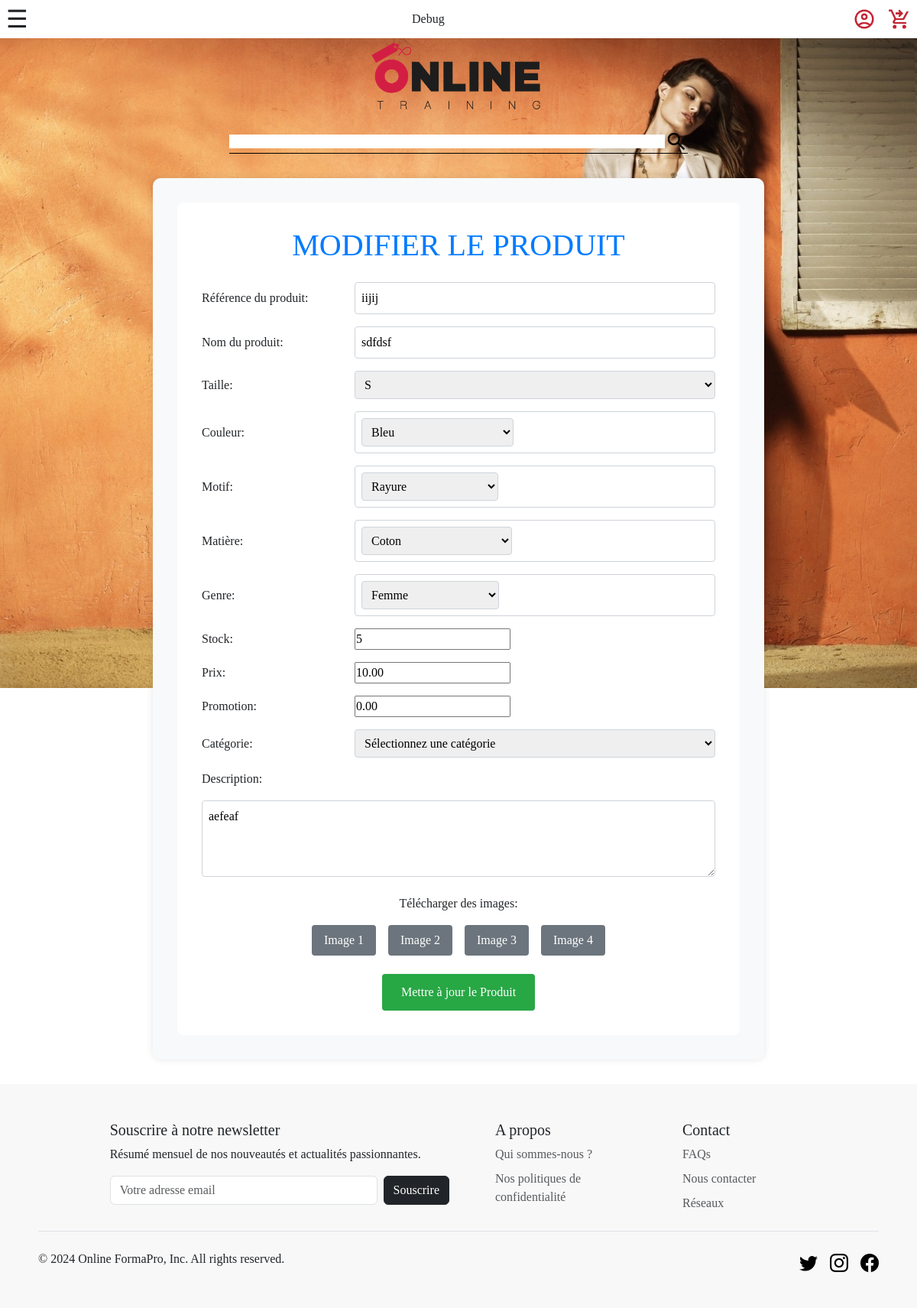
Page /pages/backoffice-modif.php?id=1 on the committed database.
### tables this page shows
CREATE TABLE `products` (
  `id` int NOT NULL,
  `ref` varchar(255) NOT NULL,
  `brand` varchar(255) NOT NULL,
  `size` varchar(255) NOT NULL,
  `color` varchar(255) NOT NULL,
  `pattern` varchar(255) NOT NULL,
  `material` varchar(255) NOT NULL,
  `gender` varchar(255) NOT NULL,
  `stock` int NOT NULL,
  `price` decimal(5,2) NOT NULL,
  `discount` decimal(3,2) NOT NULL DEFAULT '1.00',
  `category` varchar(255) NOT NULL,
  `content` text NOT NULL,
  `image_1` varchar(255) NOT NULL,
  `image_2` varchar(255) DEFAULT NULL,
  `image_3` varchar(255) DEFAULT NULL,
  `image_4` varchar(255) DEFAULT NULL
);

### src/pages/backoffice-modif.php (the view, shortened to what this page needs)
<?php
require_once("../elements/connect.php");
?>
<!DOCTYPE html>
<html lang="en">
<head>
    <link href="https://cdn.jsdelivr.net/npm/bootstrap@5.3.3/dist/css/bootstrap.min.css" rel="stylesheet">
    <link rel="stylesheet" href="https://cdn.jsdelivr.net/npm/bootstrap-icons@1.11.1/font/bootstrap-icons.css">
    <link rel="stylesheet" href="../CSS/backoffice-style.css">
</head>
<body class="backofficemodif-body">
    <?php require_once('../elements/header.php'); ?>
    <main class="backofficeadd-container">
        <article class="backofficeadd-card">
            <h1>MODIFIER LE PRODUIT</h1>
            <?php
            if (isset($_GET['id']) && !empty($_GET['id'])) {
                $id = $_GET['id'];
                $query = $db->prepare('SELECT * FROM products WHERE id = :id');
                $query->bindValue(':id', $id, PDO::PARAM_INT);
                $query->execute();
                $produit = $query->fetch(PDO::FETCH_ASSOC);
                if (!$produit) {
                    echo "<p>Le produit n'existe pas.</p>";
                } else {
            ?>
            <form method="POST" enctype="multipart/form-data">
                <div class="backofficeadd-line">
                    <p class="rem-bts">Référence du produit:</p>
                    <input type="text" name="ref" value="<?php echo htmlspecialchars($produit['ref']); ?>" required>
                </div>
                <div class="backofficeadd-line">
                    <p class="rem-bts">Nom du produit:</p>
                    <input type="text" name="brand" value="<?php echo htmlspecialchars($produit['brand']); ?>" required>
                </div>
                <div class="backofficeadd-line">
                    <p class="rem-bts">Taille: </p>
                    <select name="size" id="size" required>
                        <option value="S" <?php if ($produit['size'] === 'S') echo 'selected'; ?>>S</option>
                    </select>
                </div>
                <div class="backofficeadd-line">
                    <p class="rem-bts">Couleur: </p>
                    <div id="custom-select" class="custom-select">
                        <select name="color" id="color" required>
                            <option value="bleu" <?php if ($produit['color'] === 'bleu') echo 'selected'; ?>>Bleu</option>
                        </select>
                    </div>
                </div>
                <div class="backofficeadd-line">
                    <p class="rem-bts">Motif: </p>
                    <div id="custom-select" class="custom-select">
                        <select name="pattern" id="pattern" required>
                            <option value="rayure" <?php if ($produit['pattern'] === 'rayure') echo 'selected'; ?>>Rayure</option>
                        </select>
                    </div>
                </div>
                <div class="backofficeadd-line">
                    <p class="rem-bts">Matière: </p>
                    <div id="custom-select" class="custom-select">
                        <select name="material" id="material" required>
                            <option value="coton" <?php if ($produit['material'] === 'coton') echo 'selected'; ?>>Coton</option>
                        </select>
                    </div>
                </div>
                <div class="backofficeadd-line">
                    <p class="rem-bts">Genre: </p>
                    <div id="custom-select" class="custom-select">
                        <select name="gender" id="gender" required>
                            <option value="femme" <?php if ($produit['gender'] === 'femme') echo 'selected'; ?>>Femme</option>
                        </select>
                    </div>
                </div>
                <div class="backofficeadd-line">
                    <p class="rem-bts">Stock:</p>
                    <input type="number" name="stock" min="0" value="<?php echo $produit['stock']; ?>" required>
                </div>
                <div class="backofficeadd-line">
                    <p class="rem-bts">Prix:</p>
                    <input type="number" name="price" min="0" step="0.01" value="<?php echo $produit['price']; ?>" required>
                </div>
                <div class="backofficeadd-line">
                    <p class="rem-bts">Promotion:</p>
                    <input type="number" name="discount" value="<?php echo $produit['discount']; ?>">
                </div>
                <div class="backofficeadd-line">
                    <p class="rem-bts">Catégorie:</p>
                    <select name="category" id="category" required>
                        <option value="">Sélectionnez une catégorie</option>
                    </select>
                </div>
                <div>
                    <p class="rem-bts">Description:</p>
                    <textarea name="content" id="description" required><?php echo htmlspecialchars($produit['content']); ?></textarea>
                </div>
                <p class="img-text-center">Télécharger des images:</p>
                <div class="image-upload">
                    <label for="image1" class="image-upload-btn">Image 1</label>
                    <label for="image2" class="image-upload-btn">Image 2</label>
                    <label for="image3" class="image-upload-btn">Image 3</label>
                    <label for="image4" class="image-upload-btn">Image 4</label>
                </div>
                <div class="backoff-center-btn">
                    <button type="submit" class="submit-btn">Mettre à jour le Produit</button>
                </div>
            </form>
            <?php
                }
            } else {
                echo "<p>Identifiant du produit non spécifié.</p>";
            }
            ?>
        </article>
    </main>
    <?php require_once ('../elements/footer.php');?>
</body>
</html>

### src/CSS/backoffice-style.css (style rules this page uses)
.backofficemodif-body { background-image: url(/img/temporaire/321303.jpg); background-size: 120%; background-position: top 0% right 0px; background-repeat: no-repeat; }
@media only screen and (min-width: 768px) { .image-upload { display: flex; flex-wrap: wrap; justify-content: space-between; } }
@media only screen and (min-width: 768px) { .backofficemodif-body { background-image: url(/img/temporaire/321303.jpg); background-size: 120%; background-position: top 0% right 0px; background-repeat: no-repeat; } }
.backofficeadd-container { max-width: 800px; margin: 2rem auto; padding: 2rem; background-color: #f8f9fa; border-radius: 10px; box-shadow: 0 0 10px rgba(0,0,0,0.1); }
.backofficeadd-card { background-color: white; padding: 2rem; border-radius: 8px; }
.backofficeadd-card h1 { color: #007bff; margin-bottom: 1.5rem; text-align: center; }
.backofficeadd-line { display: flex; align-items: center; margin-bottom: 1rem; }
.backofficeadd-line p { width: 200px; margin-bottom: 0; }
.backofficeadd-line input[type="text"], .backofficeadd-line select, .backofficeadd-line .custom-select { flex-grow: 1; padding: 0.5rem; border: 1px solid #ced4da; border-radius: 4px; }
textarea { width: 100%; min-height: 100px; margin-bottom: 1rem; padding: 0.5rem; border: 1px solid #ced4da; border-radius: 4px; }
.image-upload { display: flex; justify-content: center; flex-direction: row; flex-wrap: wrap; gap: 1rem; margin-top: 1rem; }
.img-text-center { text-align: center; }
.image-upload-btn { display: inline-block; padding: 0.5rem 1rem; background-color: #6c757d; color: white; border: none; border-radius: 4px; cursor: pointer; transition: background-color 0.3s; }
.backoff-center-btn { display: flex; flex-direction: column; align-items: center; }
.submit-btn { display: block; width: 200px; padding: 0.75rem; margin-top: 1.5rem; background-color: #28a745; color: white; border: none; border-radius: 4px; cursor: pointer; transition: background-color 0.3s; }

### rows in the picture
products: ref "iijij", brand "sdfdsf", size "S", color "Bleu", pattern "Rayure", material "Coton", gender "Femme", stock "5", price "10.00", discount "0.00", content "aefeaf"
